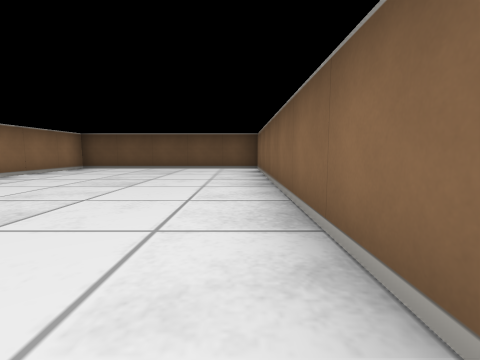
[1] (above)

13 first-person views from a walk through a cub3D maze. The camera is about half as high as the walls, tilts 6° down and sees 85° across. The floor is counted in squares. Each view is taken from the middle of a square. On the plan, view 1 faces up. The plan holds only what a view shows up to about 9 squares ahead; the rest is blank.

[2]
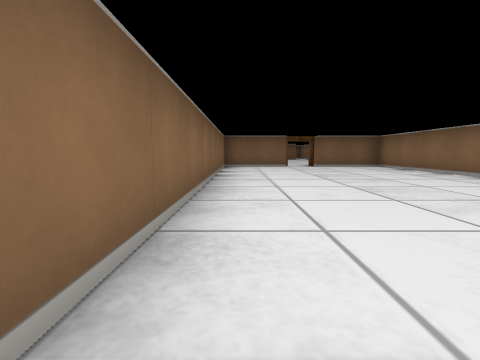

[3]
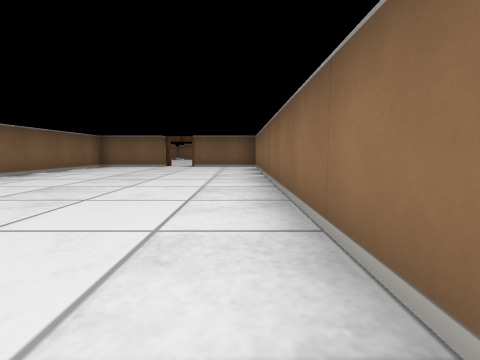

[4]
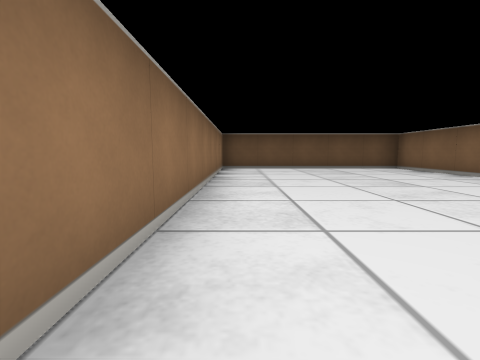

[5]
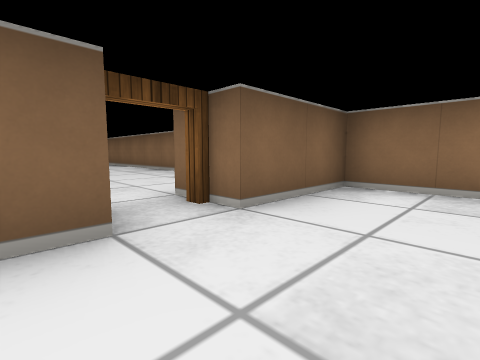

[6]
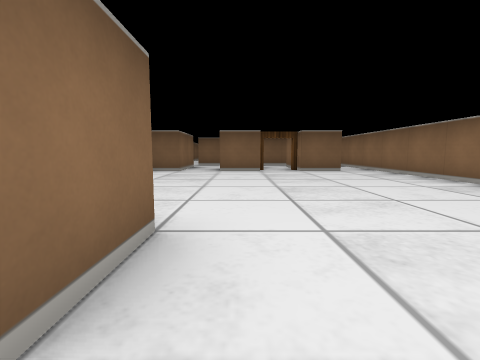

[7]
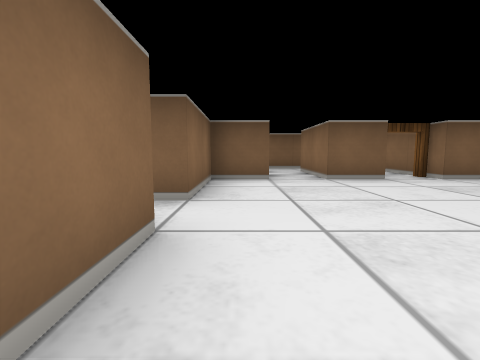

[8]
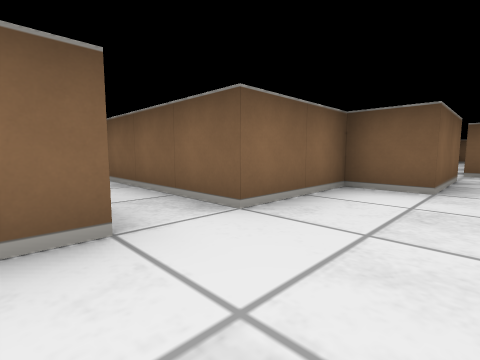

[9]
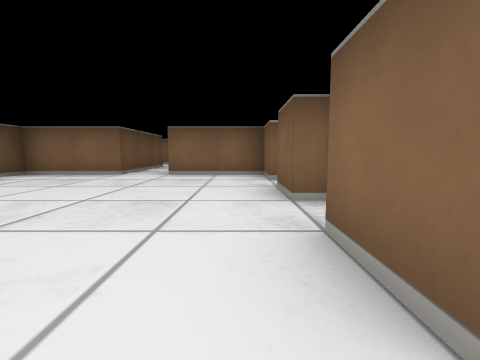

[10]
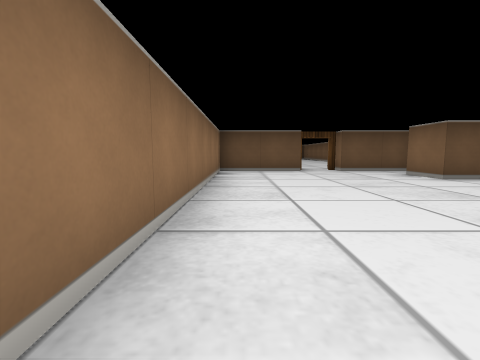

[11]
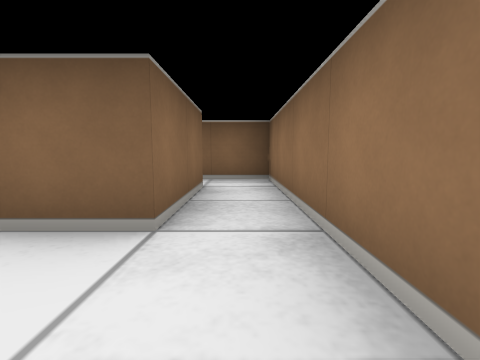

[12]
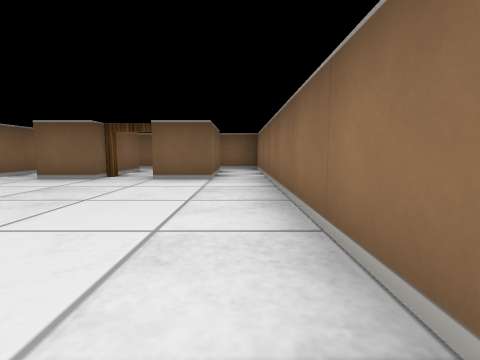

[13]
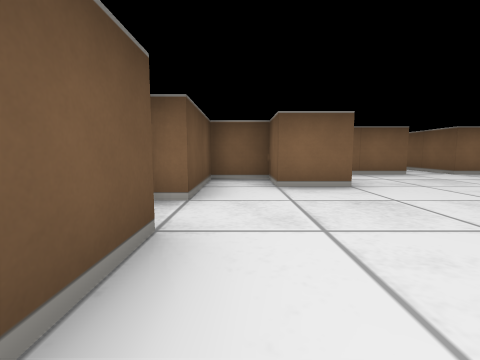

### Floor plan
Points are (right, up) in squares from view 1. A wall is a line through its corners. A room is listed if a view was taken in it or the views show most of it. See-through windows are left out.
Room 1 (views 1, 2, 3, 4, 5)
walls: (-1.5, -3.5) (0.5, -3.5) (0.5, 7.5) (-4.5, 7.5) (-4.5, -3.5) (-2.5, -3.5)
ways out: open door at (-2, -4) to room 2
Room 2 (views 6, 7, 8, 9, 10, 11, 12, 13)
walls: (-1.5, -11.5) (-0.5, -11.5); (-2.5, -4.5) (-4.5, -4.5) (-4.5, -11.5); (0.5, -11.5) (1.5, -11.5) (1.5, -9.5) (4.5, -9.5); (-3.5, -11.5) (-2.5, -11.5); (4.5, -8.5) (1.5, -8.5) (1.5, -6.5) (-0.5, -6.5) (-0.5, -5.5) (0.5, -5.5) (0.5, -4.5) (-1.5, -4.5)
ways out: open door at (-2, -4) to room 1; opening at (-4, -12.5) to room 3; opening at (0, -12.5) to room 3; open door at (-2, -12) to room 3; opening at (4, -9)
Room 3 (no view inside)
walls: (-1.5, -13.5) (-1.5, -11.5); (-1.6, -14.5) (0.5, -14.5); (-3.5, -13.5) (-3.5, -11.5); (-2.5, -11.5) (-2.5, -13.5); (-0.5, -11.5) (-0.5, -13.5); (0.5, -13.5) (0.5, -11.5); (-4.5, -11.5) (-4.5, -14.5) (-3.2, -14.5)
ways out: opening at (-4, -12.5) to room 2; opening at (0, -12.5) to room 2; open door at (-2, -12) to room 2; opening at (0, -14)

Positions as (right, up) in squares from view 1, and headings:
1: (0, 0), facing up
2: (0, 5), facing down
3: (-4, 5), facing down
4: (-4, 0), facing up
5: (-1, -2), facing down-left
6: (-1, -5), facing down
7: (1, -7), facing down
8: (0, -8), facing down-right
9: (-4, -11), facing right
10: (-4, -11), facing up
11: (-4, -10), facing down
12: (-4, -7), facing down
13: (-4, -5), facing right
